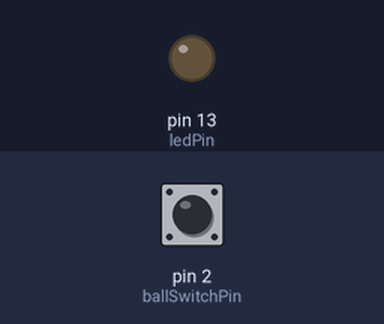
Bench run of a sketch on a simulated Arduino Uno, built with avr-gcc and run on an emulated ATmega328P. On the bench: output pins drawn as LEDs (lit = HIGH). The inputs (shaded band) are chosen by the test bench; at power-on: pin 2 (ballSwitchPin) LOW.

Above: at 1.2 s.
1.3 s: pin 2 (ballSwitchPin) pulled HIGH for 0.15 s
At 1.37 s:
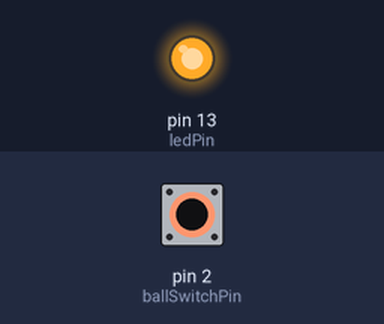
2.9 s: pin 2 (ballSwitchPin) pulled HIGH for 3.2 s
At 6.5 s:
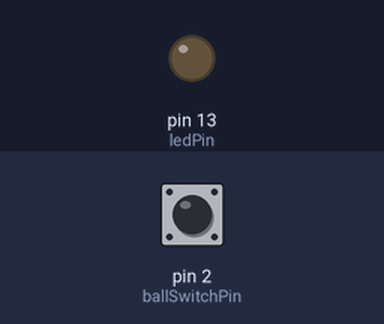
Timing chart, 0 to 8.0 s (numbered marks = the images above; inputs shaded):
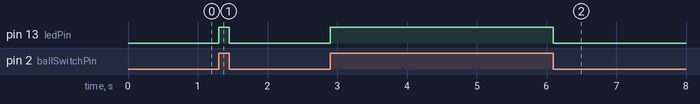

The sketch:

ball-switch.ino
```cpp
const int ballSwitchPin = 2; // Digital pin connected to ball switch
const int ledPin = 13;       // Digital pin connected to LED

void setup() {
  pinMode(ballSwitchPin, INPUT);
  pinMode(ledPin, OUTPUT);
}

void loop() {
  int ballState = digitalRead(ballSwitchPin);

  if (ballState == HIGH) {
    digitalWrite(ledPin, HIGH); // Turn on LED
  } else {
    digitalWrite(ledPin, LOW);  // Turn off LED
  }
}
```

Measured:
- after the input at 1.3 s, pin 13 (ledPin): LOW → HIGH at once, → LOW 0.15 s later
- after the input at 2.9 s, pin 13 (ledPin): LOW → HIGH at once, → LOW 3.2 s later
